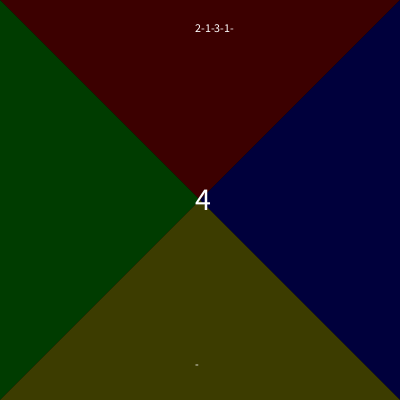
Frame 1 (no input)
Frame 60 (the mouse pressed at the canvas centre just before this capture): identical to frame 1, image omitted
Frame 120 (the mouse held since frame 60 and released just before this capture): identical to frame 1, image omitted

The Processing sketch that drew this single still picture (run headless with seeded random() and noise(); from frame 60 on, the mouse is pressed at the canvas centre):

// Processing sketch: blids
// ── blids.pde
boolean[] blids = new boolean[4];

int max = 225;
int normal = 60;
int maxLength = 4;

int[] gameOrder;
int[] trackPlayerOrder;
int currentPlayerPosition;

int currentLength;
int currentPosition;

int shownFrames;
int pauseFrames;
boolean isPaused; 

boolean computerShowOrder = false;

void setup() {
  size(400, 400);
  background(0);
  frameRate(30);

  for (int i=0; i<blids.length; i++) {
    blids[i] = false;
  }
  initializeGame();
}

void resetPlayerOrder() {
  for (int i=0; i<gameOrder.length; i++) {
    trackPlayerOrder[i] = -1;
  }
  currentPlayerPosition =0;
}

void shuffleOrder() {  
  for (int i=0; i<gameOrder.length; i++) {
    int number = int(random(1, 4));
    gameOrder[i] = number;
    trackPlayerOrder[i] = -1;
  }
}

void initializeGame() {
  gameOrder = new int[maxLength];
  trackPlayerOrder = new int[maxLength];

  shuffleOrder();

  currentLength = maxLength;
  currentPosition = 0;
  shownFrames = 0;
  pauseFrames=0;
  currentPlayerPosition = 0;
}

void keyPressed() {
  if (key == CODED) {
    boolean val = true;
    if (keyCode == UP) {
      blids[0] = val;
    } else if (keyCode == DOWN) {
      blids[2] = val;
    } else if (keyCode == RIGHT) {
      blids[1] = val;
    } else if (keyCode == LEFT) {
      blids[3] = val;
    }
  } else if (key== ' ') {
    resetPlayerOrder();
    computerShowOrder = true;
  } else if (key=='s') {
    resetPlayerOrder();
    shuffleOrder();
  }
}

void keyReleased() {
  if (key == CODED) {
    boolean val = false;
    if (keyCode == UP) {
      blids[0] = val;
      trackPlayerOrder[currentPlayerPosition] = 0;
    } else if (keyCode == DOWN) {
      blids[2] = val;
      trackPlayerOrder[currentPlayerPosition] = 2;
    } else if (keyCode == RIGHT) {
      blids[1] = val;
      trackPlayerOrder[currentPlayerPosition] = 1;
    } else if (keyCode == LEFT) {
      blids[3] = val;
      trackPlayerOrder[currentPlayerPosition] = 3;
    }
    currentPlayerPosition++;
    currentPlayerPosition = min(maxLength-1, currentPlayerPosition);
  }
}

String getGameOrder(){
  String playerInput ="";
  for (int i=0; i<gameOrder.length; i++) {
    if (gameOrder[i]!=-1) {
      playerInput += gameOrder[i];
    }
    playerInput += "-";
  }
  return playerInput;
}

void printGameOrder() {
  textSize(12);
  text(getGameOrder(), width/2-5, 32);
}

String getPlayerOrder(){
  String playerInput ="";
  for (int i=0; i<=currentPlayerPosition; i++) {
    if (trackPlayerOrder[i]!=-1) {
      playerInput += trackPlayerOrder[i];
    }
    playerInput += "-";
  }
  return playerInput;

}

void printPlayerOrder() {
  textSize(12);
  text(getPlayerOrder(), width/2-5, height-32);
}

void printBlids() {
  noStroke();
  int centerX=width/2;
  int centerY=height/2;

  fill(blids[0]?max:normal, 0, 0);
  triangle(0, 0, width, 0, centerX, centerY);

  fill(0, blids[3]?max:normal, 0);
  triangle(0, 0, 0, height, centerX, centerY);

  fill(0, 0, blids[1]?max:normal);
  triangle(width, 0, width, height, centerX, centerY);

  fill(blids[2]?max:normal, blids[2]?max:normal, 0);
  triangle(0, height, width, height, centerX, centerY);
}

void printDebugInfo() {
  fill(255);
  textSize(32);
  text(currentLength, width/2-5, height/2+10);

  String gameOrder = getGameOrder();
  printGameOrder();
  
  String playerOrder = getPlayerOrder();
  printPlayerOrder();
  
  checkForWinSituation(gameOrder,playerOrder);
}

void checkForWinSituation(String gameOrder, String playerOrder){
  if(gameOrder.length() != playerOrder.length()) {
    return;
  }
  
  if(gameOrder.equals(playerOrder)){
    textSize(12);
    text("WIN", width/2-5, height/2-32);  
  }
}

void draw() {
  background(0);

  printBlids();

  printDebugInfo();

  if (computerShowOrder) {

    if (!isPaused) {
      shownFrames++;
      blids[gameOrder[currentPosition]] = true;
    } else {
      pauseFrames++;
    }

    if (!isPaused && shownFrames == 20) {
      blids[gameOrder[currentPosition]] = false;
      shownFrames = 0;

      isPaused=!isPaused;

      if (currentPosition+1<currentLength) {
        currentPosition++;
      } else {
        currentPosition = 0;
        shownFrames=0;
        computerShowOrder = false;
      }
    } else {
      if (pauseFrames==10) {
        pauseFrames=0;
        isPaused =!isPaused;
      }
    }
  }
}
